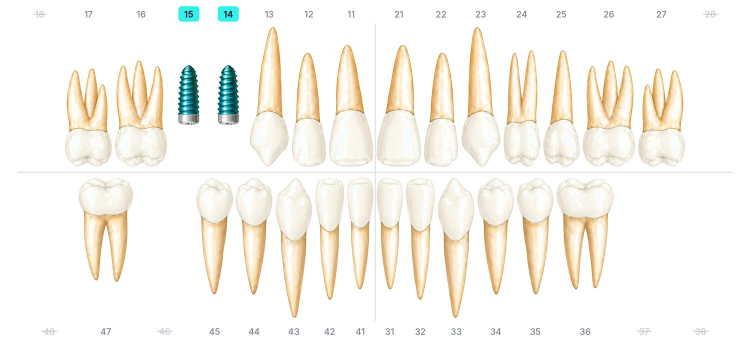
#> input picture treatment-plan-skill/example/chart_visit1.jpg, 1500 x 689 px, given in place of temp_upper_noimpl.png, which was not available (shown at 1/2 size)
$ python sinus_without_implants_chart.py ../example ../example/chart_visit2.jpg
#> lines starting #> are read from the running program, lines starting #| are printed output that depends on the picture
import sys
from PIL import Image, ImageDraw, ImageFont, ImageOps
A, out = sys.argv[1]+"/", sys.argv[2]
W=2400; M=60
F="/usr/share/fonts/opentype/inter/"; fb=ImageFont.truetype(F+"Inter-SemiBold.otf",40)
NAVY=(19,37,68); LINE=(214,220,226)
U=Image.open(A+"temp_upper_noimpl.png"); L=Image.open(A+"temp_lower_noimpl.png")
#> further down, U is the input picture: PIL image 1500x689 RGB; mean R, G, B 248.4, 245.5, 238.5
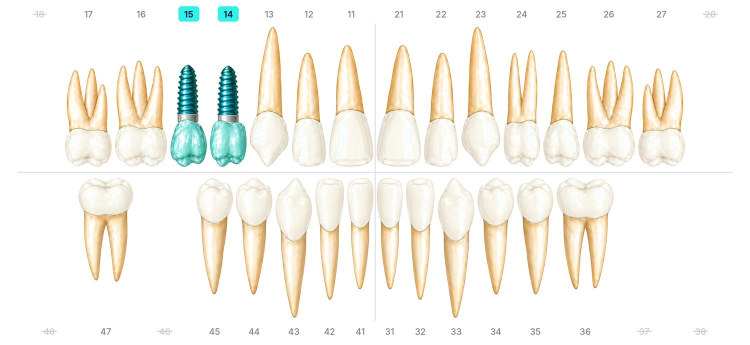
#> input picture treatment-plan-skill/example/chart_visit2.jpg, 1500 x 689 px, given in place of temp_lower_noimpl.png, which was not available (shown at 1/2 size)
#> further down, L is the input picture: PIL image 1500x689 RGB; mean R, G, B 247.1, 245, 238
s=(W-2*M)/max(U.width,L.width)
#> s = 1.52
U=U.resize((round(U.width*s),round(U.height*s)),Image.LANCZOS); L=L.resize((round(L.width*s),round(L.height*s)),Image.LANCZOS)
SL=Image.open(A+"sinus_lift_one_side.png").convert("RGBA"); SL=SL.crop(SL.getbbox())
sw=540; SL=SL.resize((sw,round(SL.height*sw/SL.width)),Image.LANCZOS); SR=ImageOps.mirror(SL)
#> after `SL = SL.resize((sw, round(SL.height * sw / SL.width)), Image.LANCZOS)`:
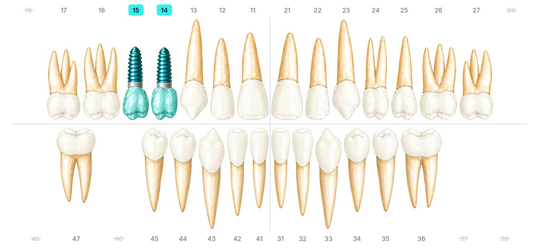
#> SL: PIL image 540x248 RGBA; mean R, G, B, A 247, 244.9, 237.8, 255
#> after `SR = ImageOps.mirror(SL)`:
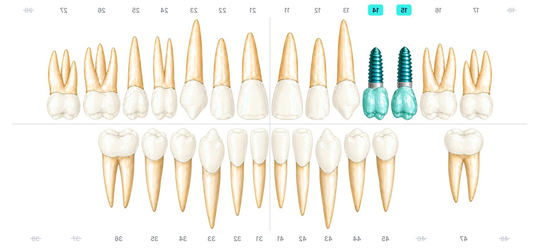
#> SR: PIL image 540x248 RGBA; mean R, G, B, A 247, 244.9, 237.8, 255
top=30; lab=60; gap=30
y_sin=top+lab
y_up=y_sin+SL.height+gap
#> y_up = 368
H=y_up+U.height+40+L.height+90
#> H = 2592
c=Image.new("RGBA",(W,H),(255,255,255,255)); d=ImageDraw.Draw(c)
#> after `c = Image.new('RGBA', (W, H), (255, 255, 255, 255))`: c: PIL image 2400x2592 RGBA; every value is 255
ux=(W-U.width)//2
#> ux = 60
cxR=ux+int(U.width*0.12); cxL=ux+int(U.width*0.88)
#> after `cxR = ux + int(U.width * 0.12)`: cxR = 333
#> after `cxL = ux + int(U.width * 0.88)`: cxL = 2066
for cx,img,t in ((cxR,SL,"Podniesienie zatoki — prawa strona"),(cxL,SR,"Podniesienie zatoki — lewa strona")):
    c.alpha_composite(img,(cx-img.width//2,y_sin))
    w=d.textlength(t,font=fb); tx=min(max(cx-w/2,M),W-M-w); d.text((tx,top),t,font=fb,fill=NAVY)
#> this loop made 2 passes
#> (cx, t, w, tx) on passes 1 to 2: (333, 'Podniesienie zatoki — prawa strona', 688.2, 60), (2066, 'Podniesienie zatoki — lewa strona', 658.2, 1681.8)
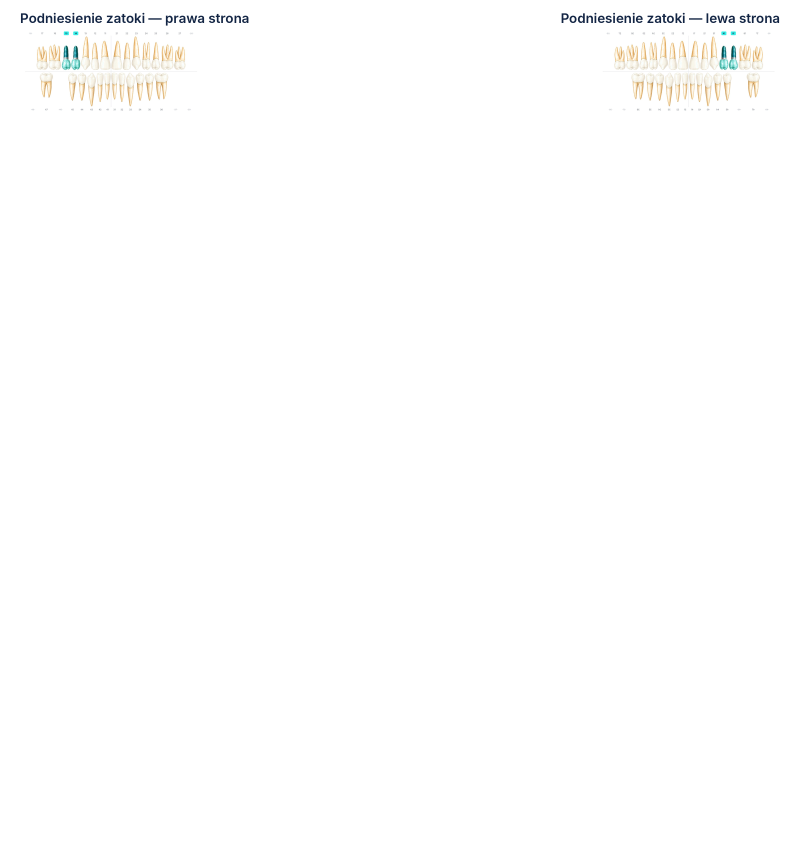
#> c: PIL image 2400x2592 RGBA (shown at 1/3 size); mean R, G, B, A 254.1, 254.1, 253.9, 255
    # dotted guide from sinus to molars
#> (the run stopped early here; a loop or call above may not have finished)
